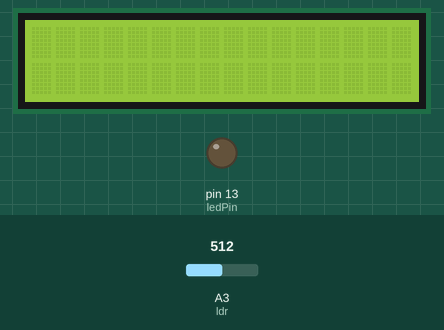
The sketch below on a simulated Arduino Uno, built with avr-gcc and run on an emulated ATmega328P. On the bench: 16×2 character LCD, output pins drawn as LEDs (lit = HIGH). The inputs (shaded band) are chosen by the test bench; at power-on: A3 (ldr) = 512. What the sketch prints to the serial monitor is not drawn.

Above: at 1.2 s.
1.3 s: A3 (ldr) set to 490
At 1.9 s:
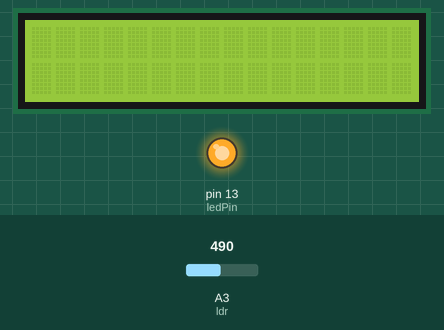
2.8 s: A3 (ldr) set to 510
At 5.6 s:
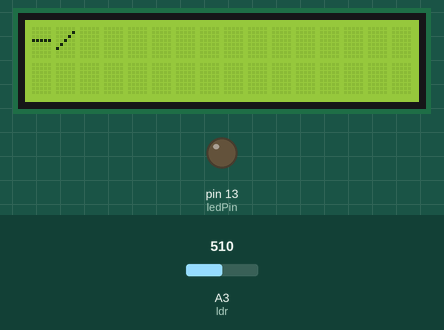
5.8 s: A3 (ldr) set to 306
At 6.5 s:
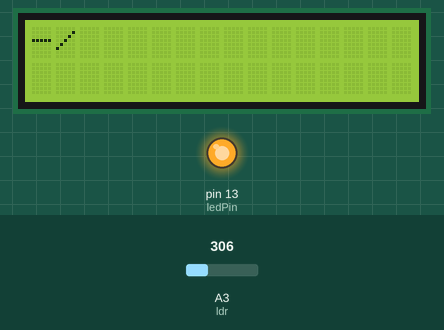
7.3 s: A3 (ldr) set to 511
At 10.5 s:
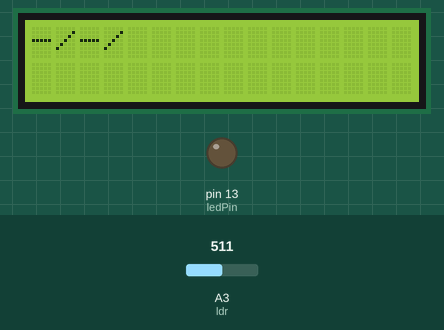
Timing chart, 0 to 11.3 s (numbered marks = the images above; inputs shaded):
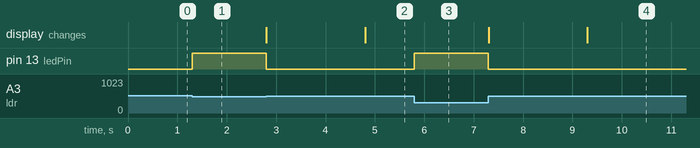

The sketch:

morse_final_v2.ino
```cpp
/*
 * ============================================
 *       Filename:  morse_lcd_i2c.c
 *        Version:  1.0
 *        Created:  2014-2-10 10:54
 *        Complete: 2014-2-11 14:22
 *         Author: V__KING__
 *        Company: sogworks
 * ============================================
 *用法：
 *  1.短按就是DI，出现"."
 *  2.长按就是DA，LCD显示"-"
 *  3.不按2s以上就是一个morse字符的终止，在LCD上以"/"显示表一个字符的终止
 * ============================================
 */

#include <Wire.h>
#include <LiquidCrystal_I2C.h>
#define ledPin 13
#define ldr 3
/*定义显示设备*/
#define LCD_DEV 1     //LCD_DEV 定义为1：就是LCD显示；定义为0：就是不显示
#define SERIAL_DEV 1

int high = 1;
int low = 0;
int value = 0;
//int un_press_totall_time=0;
LiquidCrystal_I2C lcd(0x27,16,2);

void setup() {
	Serial.begin(9600);
	lcd.init();
	lcd.backlight();
	pinMode(ledPin, OUTPUT);
	pinMode(ldr,INPUT);
}

void loop() {
  //读取按键的值value，也可以是其他的值，例如光照强度
	value = analogRead(ldr);
	int limit_value=500;
	getMorseSignal(value,limit_value);
}


//---------getMorseSignal用的到的全局变量--------
int buttonState = high;
int lastButtonState = low;
int blinking = false;
long previousMillis = 0;
long last_press_time=0 ;
long unPressTime=0 ;
long pressTime = 0;
long last_unpress_time = 0;
String getMorse[10];
int n=0;
int flag=0;
/*---------getMorseSignal函数--------------------
功能：解析morse码并显示
输入参数：
		value：模拟输入的值。可以是光照强度，或者按键值
		limit_value: 如果小于limit_value，就是相当于按键按下，大于该值就是松开
*/
void getMorseSignal(int value,int limit_value  ){
	if(value < limit_value) buttonState = low;
	else buttonState = high;
	//如果本次的按键状态是low(按下去),并且上次状态是high并且上次ledpin没有亮
	if (buttonState == low && lastButtonState == high  &&  blinking == false) {
		last_press_time = millis();
		unPressTime= millis() - last_unpress_time;
		blinking = true;				//ledpin亮
		lastButtonState = buttonState;	//将本次的状态和上次状态同步
		digitalWrite(ledPin,HIGH);
	}
	//本次状态时high(没有按),上次状态是按下
	else if (buttonState == high && lastButtonState == low && blinking == true) {
		last_unpress_time= millis();
		pressTime = millis() - last_press_time;
		blinking = false;				//ledpin没有不亮
		lastButtonState = buttonState;	//将本次的状态和上次状态同步
		digitalWrite(ledPin,LOW);
		//为什么需要un_press_totall_time?我们需要在放开手的瞬间才显示结束符"/"
		//如果不这样要按下后unPressTime才会被赋值，才大于2000
		//un_press_totall_time=unPressTime;
		flag=1;
	}
	else {//非0非1的时候,就是你一直按着的状态或者你一直不按的状态，也就是本次状态和上次状态都是一样的。
		if(blinking==true)
			last_unpress_time= millis();
		lastButtonState = buttonState;
	}

	//亮1t+灭1t==》DI，按下的时间长度来确定是DI还是DA
	if(pressTime > 100 ) {
		if(pressTime < 500) {
			lcd.print(".");
			pressTime = 0;
			getMorse[n]+=".";
		}
		else {
			lcd.print("-");
			pressTime = 0;
			getMorse[n]+="-";
		}
	}

	//没有按下的时间长度>2000ms的时候就是结束，我们以字符'/'来结束一个morse字符并且显示出来,flag只使它交换执行,松开的一瞬间flag=1(上面)；
	if( millis() - last_unpress_time>2000 && flag==1){
		//un_press_totall_time=0;
#ifdef LCD_DEV//如果定义了I2C的lcd类
		if(getMorse[n]=="...") lcd.print("s");
		else if(getMorse[n]=="---") lcd.print("o");
		lcd.print("/");
#endif
#ifdef SERIAL_DEV //定义了其他的显示设备,如串口显示
		if(getMorse[n]=="...") Serial.print("s");
		else if(getMorse[n]=="---") Serial.print("o");
		Serial.print("/");
#endif
		n++;
		if(n>10) n=0;					//控制溢出，getMorse有10个String类型的元素
		flag=0;
	}
}
```

Measured:
- the behaviour switches between 500 and 499 on A3 (ldr) (found by bisection; images 0 and 1)
- after the input at 1.3 s, pin 13 (ledPin): LOW → HIGH at once
- after the input at 2.8 s, pin 13 (ledPin): HIGH → LOW at once; the display: first changes at once (image 2 shows a later state)
- after the input at 5.8 s, pin 13 (ledPin): LOW → HIGH at once
- after the input at 7.3 s, pin 13 (ledPin): HIGH → LOW at once; the display: first changes at once (image 4 shows a later state)
